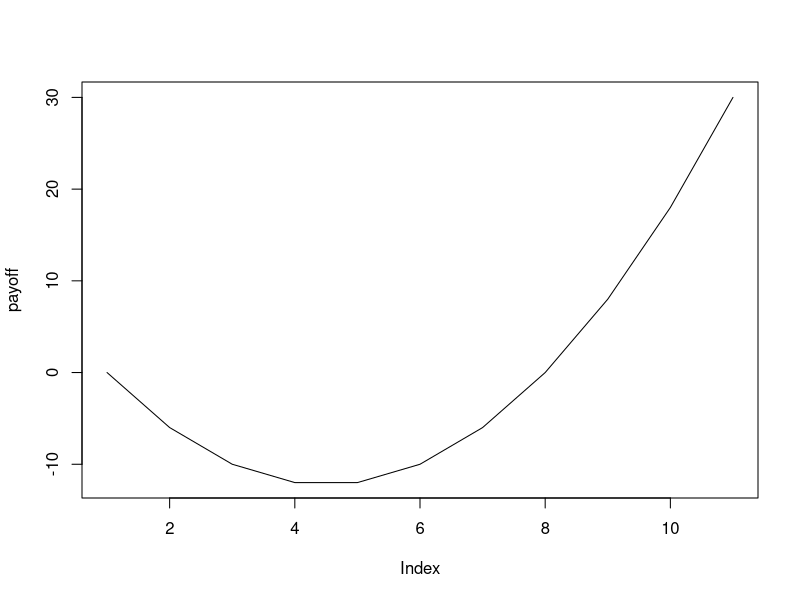

The R source for this figure:
num_trials <- 10
prob_succes <- 0.6

k <- 0:num_trials

# Treating negative values as loss, positive profit
payoff <- k^2 - (7 * k)
plot(payoff, type='l')

# Probability of getting r heads in n trials -> nCr * p^r * q^(n-r)
probability_getting_k_heads <- choose(num_trials, k) * (prob_succes ^ k) * ((1 - prob_succes) ^ (num_trials - k))

cat('PayOff ->', payoff, '\n')
cat('Probability of Getting K Heads ->', probability_getting_k_heads, '\n')

overall_approximation <- sum(probability_getting_k_heads * payoff)
cat(overall_approximation, '\n')

if (overall_approximation > 0) {
	cat("Good Possibility of Profit.\n")
} else {
	cat("LOSS probability is more.\n")
}

